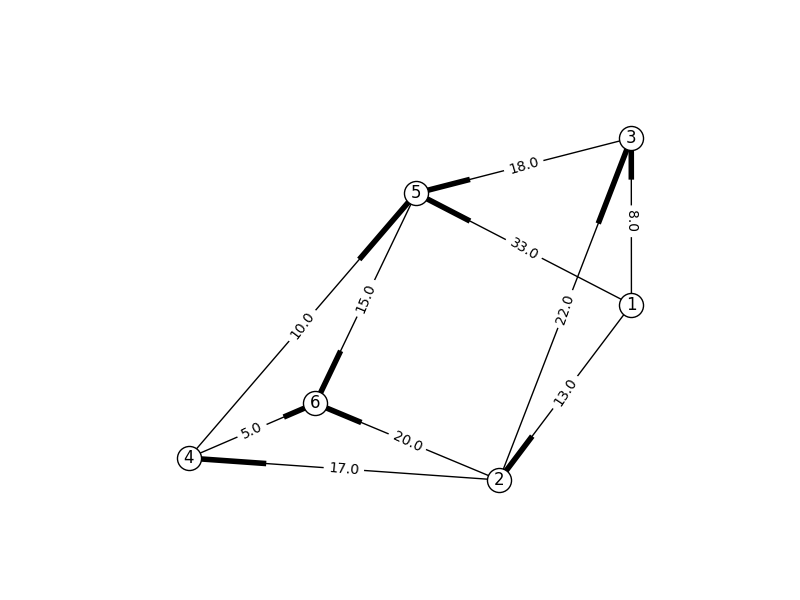

The Python source for this figure:
#!/usr/bin/env python2
# -*- coding: utf-8 -*-
"""
Created on Sun Mar 27 01:20:46 2016

@author: caioau
"""

import matplotlib.pyplot as plt
import networkx as nx


def main():
    G = nx.Graph()  # G eh um grafo direcionado
    # gera o grafo apartir de suas arestas
    G.add_weighted_edges_from([(1, 2, 13.0), (1, 3, 8.0), (1, 5, 33.0), (2, 3, 22.0), (2, 4, 17.0), (2, 6, 20.0), (3, 5, 18.0), (4, 5, 10.0), (4, 6, 5.0), (5, 6, 15.0)])
    desenhaGrafo(G, "grafo-c.png")
    T = nx.minimum_spanning_tree(G)
    desenhaGrafo(T, "arv-min-c.png")


def desenhaGrafo(G, pngfilename):  # desenha o grafo e salva numa imagem png
    edge_labels = dict([((u, v,), d['weight'])  # gera os labels das arestas
                                                for u, v, d in G.edges(data=True)])
    pos = nx.graphviz_layout(G, prog='dot')  # obtem a posicao dos nos (para desenhalo) # TODO: desativar isso?
    nx.draw_networkx_edges(G, pos)  # desenha as arestas
    nx.draw_networkx_labels(G, pos)  # desenha os labels das arestas
    nx.draw_networkx_edge_labels(G, pos, edge_labels=edge_labels)  # desenha os labels dos nos
    nx.draw_networkx_nodes(G, pos, node_color='w')  # desenha os nos
    plt.axis('off')  # desativa os eixos
    plt.savefig(pngfilename)
    plt.close("all")

if __name__ == "__main__":
    main()
